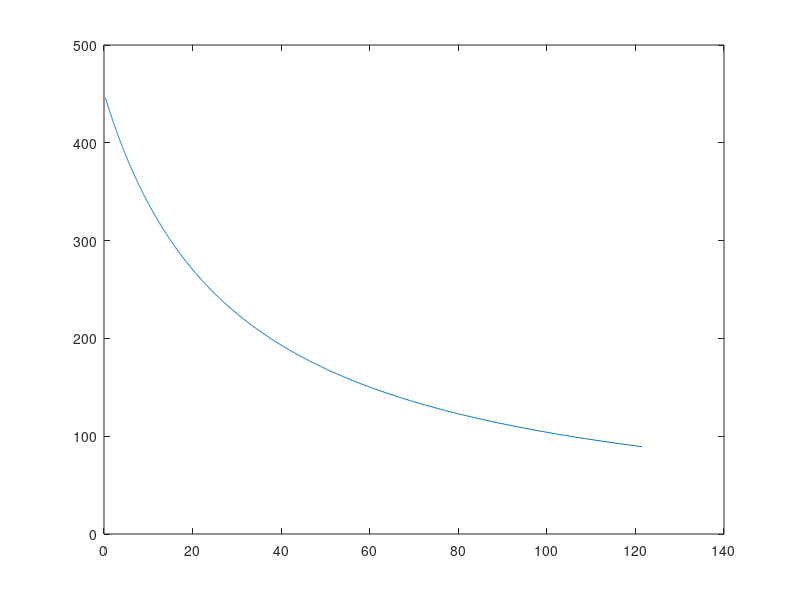

Recreate this plot in MATLAB. (Note: this script raises an error after producing the figure.)
% invDist = 0.033 - 0.006;
% avOut = 2-0.4;
invDist = 0.033 - 0.0066;
avOut = 417 - 60;
grad = avOut/invDist;

inverseDistanceextended = 0.0066:(invDist/1023):0.033
vOutextended = grad .* inverseDistanceextended

plot(inverseDistanceextended,vOutextended)

distance = (inverseDistanceextended) .^ -1 - 30
plot(distance,vOutextended)

figure(2);
distanceRounded = round(distance,0)
plot(distanceRounded,vOutextended)

dlmwrite('lookupTable.txt',distanceRounded);